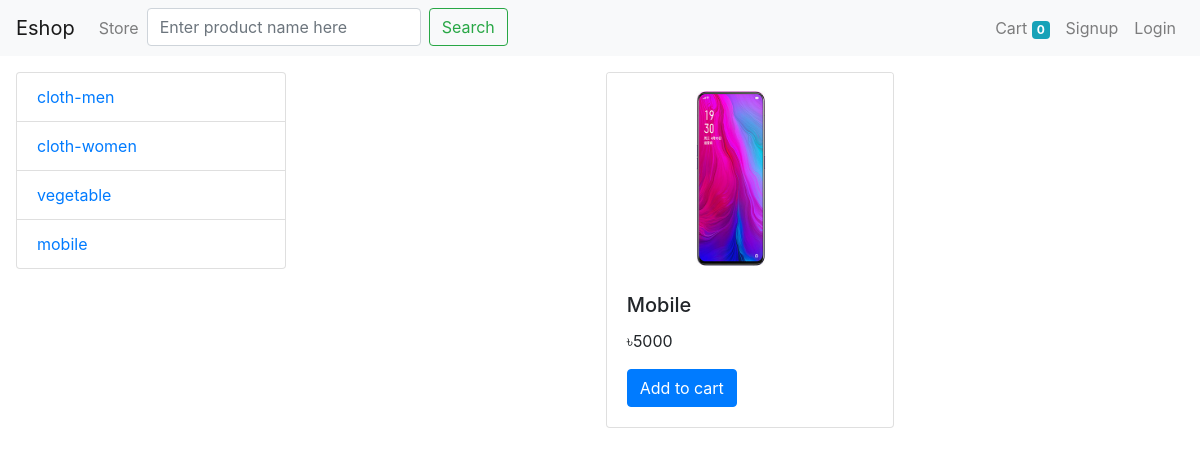
The app's page /?category=4 with its own data.
### store/models/category.py (models this page shows, shortened)
class Category(models.Model):
    name = models.CharField(max_length=250)
    @staticmethod
    def get_all_category():
        return Category.objects.all()

### store/models/products.py (models this page shows, shortened)
class Product(models.Model):
    name = models.CharField(max_length=250)
    price = models.IntegerField(default=0)
    category = models.ForeignKey(Category, on_delete=models.CASCADE, default=1)
    description = models.CharField(max_length=400, default="")
    image = models.ImageField(upload_to='upload/products/')
    @staticmethod
    def get_product_by_category_id(category_id):
        return Product.objects.filter(category=category_id)

### store/views/index.py (the view, shortened to what this page needs)
# urls.py: path('', Index.as_view(), name="index"),
class Index(View):
    def get(self, request):
        if dict(request.session):
            if request.session.get("customer_email"):
                print(request.session["customer_email"])
            else:
                print("In session email not set.")
        else:
            print("Session not set.")
        category_list = Category.get_all_category()
        category_id = request.GET.get('category')
        product_list = None
        if category_id:
            product_list = Product.get_product_by_category_id(category_id)
        else:
            product_list = Product.get_all_product()
        data = {"products": product_list,
                "categories": category_list,
                "sdata": dict(request.session)}
        return render(request, "store/index.html", data)

### store/templatetags/custom_filter.py (called while the page is built)
@register.filter("add_currency_sign")
def add_currency_sign(price):
    return "৳" + str(price)

### store/templates/store/index.html (shortened to what this page needs)
{% extends 'store/base.html' %}
{% load cart %}
{% load custom_filter %}
{% block content %}
<div class="container-fluid p-3">
  <div class="row">
    <div class="col-lg-3">
      <div class="list-group">
        {% for category in categories %}
        <a href="/?category={{category.id}}" class="list-group-item"
          >{{category.name}}</a
        >
        {% endfor %}
      </div>
    </div>
    <div class="col-lg-9">
      <div class="row mx-auto">
        {% for product in products %}
        <div
          class="card mx-auto mb-3"
          id="{{ product.id }}"
          style="width: 18rem"
        >
          <img
            class="card-img-top"
            src="{{product.image.url}}"
            alt="Card image cap"
            style="height: 200px"
          />
          <div class="card-body">
            <h5 class="card-title">{{product.name}}</h5>
            <p class="card-text">{{product.price|add_currency_sign}}</p>
            {% if product|is_in_cart:request.session.cart %}
            <div class="row">
              <form action="/#{{ product.id }}" method="post">
                {% csrf_token %}
                <input
                  type="text"
                  hidden
                  name="product_id"
                  value="{{product.id}}"
                />
                <input type="submit" value=" + " class="btn btn-primary" />
              </form>
              <div style="display: inline-block" class="inline-block">
                {{ product.id|cart_in_quantity:request.session.cart }} in cart
              </div>
              <form action="/#{{ product.id }}" method="post">
                {% csrf_token %}
                <input
                  type="text"
                  hidden
                  name="product_id"
                  value="{{product.id}}"
                />
                <input tabindex="text" name="remove" value="True" hidden />
                <input type="submit" value=" - " class="btn btn-primary" />
              </form>
            </div>
            {% else %}
            <form action="/#{{ product.id }}" method="post">
              <input
                type="submit"
                value="Add to cart"
                class="btn btn-primary"
              />
            </form>
            {% endif %}
          </div>
        </div>
        {% endfor %}
      </div>
    </div>
  </div>
</div>
{% endblock content %}

### records on screen
Category: name "cloth-men"
Category: name "cloth-women"
Category: name "vegetable"
Category: name "mobile"
Product: image (picture), name "Mobile", price|add_currency_sign "৳5000"

### other values on screen
{{ request.session.cart.keys|length }} "0"
